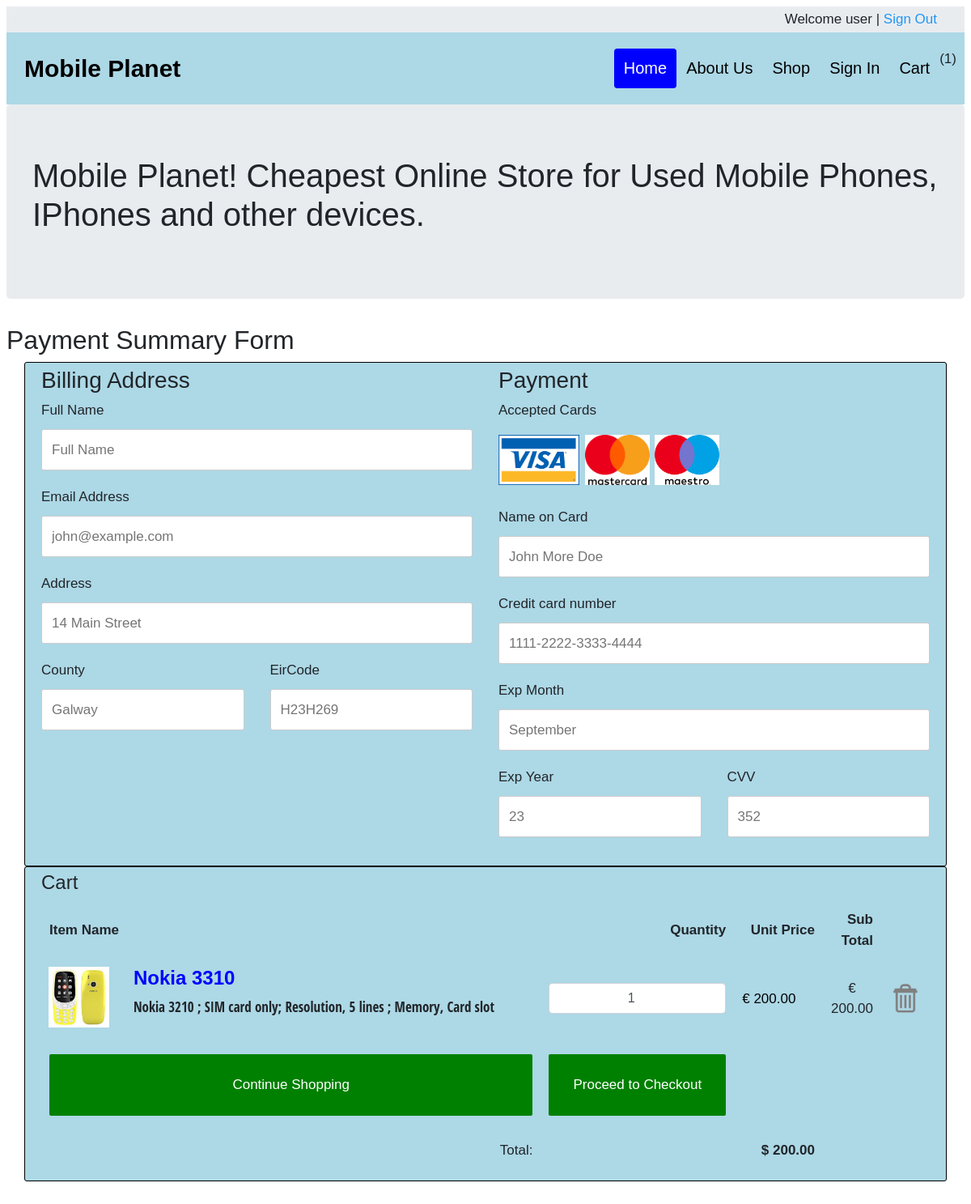
/cart.php?add=1 (signed in), run on the app's committed database.
### tables this page shows
CREATE TABLE `items_db` (
  `id` varchar(255) NOT NULL,
  `item_name` varchar(255) NOT NULL,
  `item_description` varchar(255) NOT NULL,
  `image` varchar(255) NOT NULL,
  `item_price` decimal(7,2) NOT NULL
);

### cart.php (the view, shortened to what this page needs)
<?php
include("config.php");
$total = 0;
if(isset($_GET['add'])) {
	$v_prod = $_GET['add'];
	$query_select = "SELECT * FROM items_db WHERE id = ".$v_prod;
	$select = mysqli_query($conn, $query_select);
}
if(!$_SESSION['logged']) {
	$redirect = "login.php";
	header("location:$redirect");
}else {
?>
<!doctype html>
<html lang="en">
<?php
include("head.php");
?>
<body>
<?php
include("header.php");
?>
  <div class="jumbotron">
  <h1 class="display-5">Mobile Planet! Cheapest Online Store for Used Mobile Phones, IPhones and other devices.</h1>
</div>
</head>
<body>
<h2>Payment Summary Form</h2>
<div class="row">
  <div class="col-75">
    <div class="container">
      <form action="/action_page.php">
        <div class="row">
          <div class="col-50">
            <h3>Billing Address</h3>
            <label for="fname"><i class="fa fa-user"></i> Full Name</label>
            <input type="text" id="fname" name="firstname" placeholder="Full Name">
            <label for="email"><i class="fa fa-envelope"></i> Email Address</label>
            <input type="text" id="email" name="email" placeholder="john@example.com">
            <label for="adr"><i class="fa fa-address-card-o"></i> Address</label>
            <input type="text" id="adr" name="address" placeholder="14 Main Street">
            <div class="row">
              <div class="col-50">
                <label for="state">County</label>
                <input type="text" id="county" name="county" placeholder="Galway">
              </div>
              <div class="col-50">
                <label for="zip">EirCode</label>
                <input type="text" id="EirCode" name="zip" placeholder="H23H269">
              </div>
            </div>
          </div>
          <div class="col-50">
            <h3>Payment</h3>
            <label for="fname">Accepted Cards</label>
            <div class="icon-container">
              <i class="fa fa-cc-visa" <a href="items.php"><img class="img-fluid" title="Visa" src="images\visa.png" width= "100px"></i>
              <i class="fa fa-cc-visa" <a href="items.php"><img class="img-fluid" title="Mastercard" src="images\mastercard.png" width= "80px"></i>
			  <i class="fa fa-cc-visa" <a href="items.php"><img class="img-fluid" title="Maestro" src="images\maestro.png" width= "80px";"></i>
            </div>
            <label for="cname">Name on Card</label>
            <input type="text" id="cname" name="cardname" placeholder="John More Doe">
            <label for="ccnum">Credit card number</label>
            <input type="text" id="ccnum" name="cardnumber" placeholder="1111-2222-3333-4444">
            <label for="expmonth">Exp Month</label>
            <input type="text" id="expmonth" name="expmonth" placeholder="September">
            <div class="row">
              <div class="col-50">
                <label for="expyear">Exp Year</label>
                <input type="text" id="expyear" name="expyear" placeholder="23">
              </div>
              <div class="col-50">
                <label for="cvv">CVV</label>
                <input type="text" id="cvv" name="cvv" placeholder="352">
              </div>
            </div>
          </div>
        </div>
      </form>
    </div>
  </div>
    <div class="container">
      <h4>Cart <span class="price" style="color:black" ><i class="fa fa-shopping-cart"></i></span></h4>
<HTML>
<HEAD>
</HEAD>
<BODY>
<div id="shopping-cart">
<table class="cart" cellpadding="10" cellspacing="2" style="border:bold">
<tbody>
<tr>
<th style="text-align:left;">Item Name</th>
<th style="text-align:right;" width="5%">Quantity</th>
<th style="text-align:right;" width="10%">Unit Price</th>
<th style="text-align:right;" width="5%">Sub Total</th>
</tr>
    </div>
  </div>
</div>
                    <form action="cart.php" method="post">
                    <?php
                    if(isset($_SESSION['cart'])) {
					$cart = $_SESSION['cart'];
					$total = 0;
					foreach($cart as $key => $value) {
						$total += ($value['item_price']*$value['amount']);
					?>
						<tr>
							<td data-th="Items">
								<div class="row">
									<div class="col-sm-2 hidden-xs"><img src="<?php echo $value['image']; ?>" alt="<?php echo $value['item_name']; ?>"  class="img-responsive"/></div>
									<div class="col-sm-10">
										<h4 class="nomargin" style="font-family: Arial, Helvetica, sans-serif; color:Blue; font-weight:bold;"><?php echo $value['item_name']; ?></h4>
										<p style="font-family:'Open Sans Condensed', sans-serif;"><?php echo $value['item_description']; ?></p>
									</div>
								</div>
							</td>
							<td data-th="Quantity">
								<input type="number" style="font-family: Arial, Helvetica, sans-serif;" name="prod[<?php echo $key;?>][amount]" class="form-control text-center" value="<?php echo $value['amount']; ?>">
							</td>
							<td data-th="Price" style="font-family: Arial, Helvetica, sans-serif; color:black;">€ <?php echo number_format($value['item_price'], 2, '.', ''); ?></td>
							<td data-th="Subtotal" class="text-center" style="font-family: Arial, Helvetica, sans-serif;">€ <?php echo number_format(($value['item_price']*$value['amount']), 2, '.', ''); ?></td>
							<td class="actions" data-th="">
								<a href="cart.php?delete=<?php echo $key;?>"><img src="images/delete.png" width="40" height="40" alt=""/></a>
							</td>
						</tr>
					<?php }
					}
					?>
					</form>
					<tfoot>
						<tr>
							<td  style= "font-family: Arial, Helvetica, sans-serif;"><a href="items.php" class="btn primary btn-sm" style="padding:25px 60px"><i class="left" rowspan="7"></i> Continue Shopping</a></td>
							<td style="font-family: Arial, Helvetica, sans-serif;"><a href="#" class="btn primary btn-sm" style="padding:25px 30px" >Proceed to Checkout <i class="right"></i></a></td>
							<tr><td colspan="1" align="right">Total:</td>
							<td align="right" colspan="2"><strong><?php echo "$ ".number_format($total, 2); ?></strong></td>
							<td></td>
						</tr>
					</tfoot>
<br><br>
 </body>
</html>
<?php
}
?>

### head.php (style rules this page uses)
body, td, th { font-size: 1em; }
.img-responsive { max-width: 100%; }

### header.php (style rules this page uses)
* { box-sizing: border-box; }
body { margin: 0; font-family: Arial, Helvetica, sans-serif; }

### cart.php (style rules this page uses)
body { font-family: Arial; font-size: 17px; padding: 8px; }
* { box-sizing: border-box; }
.row { display: -ms-flexbox; display: flex; -ms-flex-wrap: wrap; flex-wrap: wrap; margin: 0 -16px; }
.col-50 { -ms-flex: 50%; flex: 50%; }
.col-75 { -ms-flex: 75%; flex: 75%; }
.col-25, .col-50, .col-75 { padding: 0 16px; }
.container { background-color: lightblue; padding: 5px 20px 15px 20px; border: 1px solid black; border-radius: 3px; }
input[type=text] { width: 100%; margin-bottom: 20px; padding: 12px; border: 1px solid #ccc; border-radius: 3px; }
label { margin-bottom: 10px; display: block; }
.icon-container { margin-bottom: 20px; padding: 7px 0; font-size: 24px; }
.btn { background-color: green; color: white; padding: 12px; margin: 10px 0; border: none; width: 100%; border-radius: 2px; cursor: pointer; font-size: 17px; }
a { color: #2196F3; }

### data on the page
items_db: image (picture), item_name "Nokia 3310", item_description "Nokia 3210 ; SIM card only; Resolution, 5 lines ; Memory, Card slot", id "1", item_price "200.00", $value['item_price']*$value['amount'] "200.00"

### other printed values
$_SESSION['user'] "user"
count($arraycart) "1"
$total "200.00"
